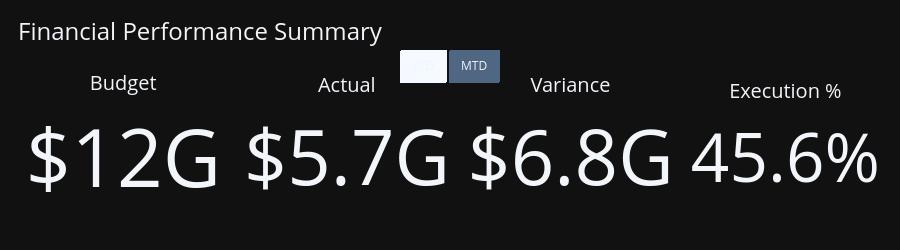

Notebook code cell kept with this figure:
### Code cell
fig = go.Figure()

# YTD KPIs
fig.add_trace(go.Indicator(
    mode="number",
    value=abs(ytd_budget),
    title={"text": "Budget"},
    number={"prefix": "$", "valueformat": ".2s"},
    domain={"x": [0.00, 0.24], "y": [0, 1]},
    visible=True
))

fig.add_trace(go.Indicator(
    mode="number",
    value=abs(ytd_actual),
    title={"text": "Actual"},
    number={"prefix": "$", "valueformat": ".2s"},
    domain={"x": [0.26, 0.50], "y": [0, 1]},
    visible=True
))

fig.add_trace(go.Indicator(
    mode="number",
    value=abs(ytd_variance),
    title={"text": "Variance"},
    number={"prefix": "$", "valueformat": ".2s"},
    domain={"x": [0.52, 0.76], "y": [0, 1]},
    visible=True
))

fig.add_trace(go.Indicator(
    mode="number",
    value=abs(ytd_execution),
    title={"text": "Execution %"},
    number={"suffix": "%", "valueformat": ".1f"},
    domain={"x": [0.78, 1], "y": [0, 1]},
    visible=True
))

# MTD KPIs
fig.add_trace(go.Indicator(
    mode="number",
    value=abs(mtd_budget),
    title={"text": "Budget"},
    number={"prefix": "$", "valueformat": ".2s"},
    domain={"x": [0.00, 0.24], "y": [0, 1]},
    visible=False
))

fig.add_trace(go.Indicator(
    mode="number",
    value=abs(mtd_actual),
    title={"text": "Actual"},
    number={"prefix": "$", "valueformat": ".2s"},
    domain={"x": [0.26, 0.50], "y": [0, 1]},
    visible=False
))

fig.add_trace(go.Indicator(
    mode="number",
    value=abs(mtd_variance),
    title={"text": "Variance"},
    number={"prefix": "$", "valueformat": ".2s"},
    domain={"x": [0.52, 0.76], "y": [0, 1]},
    visible=False
))

fig.add_trace(go.Indicator(
    mode="number",
    value=abs(mtd_execution),
    title={"text": "Execution %"},
    number={"suffix": "%", "valueformat": ".1f"},
    domain={"x": [0.78, 1], "y": [0, 1]},
    visible=False
))

fig.update_layout(
    template="plotly_dark",
    height=250,

    title={
        "text": "Financial Performance Summary",
        "x": 0.02,
        "font": {"size": 24}
    },

    margin=dict(
        t=80,
        b=20,
        l=20,
        r=20
    ),

    updatemenus=[
        dict(
            type="buttons",
            direction="right",
            buttons=[
                dict(
                    label="YTD",
                    method="update",
                    args=[
                        {"visible": [True, True, True, True, False, False, False, False]},
                        {"title": "Financial Performance Summary — YTD"}
                    ]
                ),
                dict(
                    label="MTD",
                    method="update",
                    args=[
                        {"visible": [False, False, False, False, True, True, True, True]},
                        {"title": "Financial Performance Summary — MTD"}
                    ]
                )
            ],
            x=0.5,
            xanchor="center",
            y=1.20,
            yanchor="top"
        )
    ]
)

fig.show()

### Figure 1 — Plotly figure (JSON) as saved in the notebook; plotly's stock layout.template omitted (floating-point values rounded to 4 significant figures)
{"data": [{"domain": {"x": [0, 0.24], "y": [0, 1]}, "mode": "number", "number": {"prefix": "$", "valueformat": ".2s"}, "title": {"text": "Budget"}, "type": "indicator", "value": 12410000000.0, "visible": true}, {"domain": {"x": [0.26, 0.5], "y": [0, 1]}, "mode": "number", "number": {"prefix": "$", "valueformat": ".2s"}, "title": {"text": "Actual"}, "type": "indicator", "value": 5655000000.0, "visible": true}, {"domain": {"x": [0.52, 0.76], "y": [0, 1]}, "mode": "number", "number": {"prefix": "$", "valueformat": ".2s"}, "title": {"text": "Variance"}, "type": "indicator", "value": 6754000000.0, "visible": true}, {"domain": {"x": [0.78, 1], "y": [0, 1]}, "mode": "number", "number": {"suffix": "%", "valueformat": ".1f"}, "title": {"text": "Execution %"}, "type": "indicator", "value": 45.57, "visible": true}, {"domain": {"x": [0, 0.24], "y": [0, 1]}, "mode": "number", "number": {"prefix": "$", "valueformat": ".2s"}, "title": {"text": "Budget"}, "type": "indicator", "value": 1211000000.0, "visible": false}, {"domain": {"x": [0.26, 0.5], "y": [0, 1]}, "mode": "number", "number": {"prefix": "$", "valueformat": ".2s"}, "title": {"text": "Actual"}, "type": "indicator", "value": 363600000.0, "visible": false}, {"domain": {"x": [0.52, 0.76], "y": [0, 1]}, "mode": "number", "number": {"prefix": "$", "valueformat": ".2s"}, "title": {"text": "Variance"}, "type": "indicator", "value": 847000000.0, "visible": false}, {"domain": {"x": [0.78, 1], "y": [0, 1]}, "mode": "number", "number": {"suffix": "%", "valueformat": ".1f"}, "title": {"text": "Execution %"}, "type": "indicator", "value": 30.04, "visible": false}], "layout": {"height": 250, "margin": {"b": 20, "l": 20, "r": 20, "t": 80}, "title": {"font": {"size": 24}, "text": "Financial Performance Summary", "x": 0.02}, "updatemenus": [{"buttons": [{"args": [{"visible": [true, true, true, true, false, false, false, false]}, {"title": "Financial Performance Summary — YTD"}], "label": "YTD", "method": "update"}, {"args": [{"visible": [false, false, false, false, true, true, true, true]}, {"title": "Financial Performance Summary — MTD"}], "label": "MTD", "method": "update"}], "direction": "right", "type": "buttons", "x": 0.5, "xanchor": "center", "y": 1.2, "yanchor": "top"}]}}
